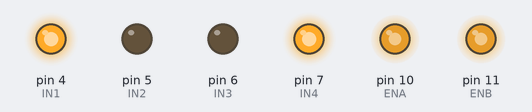
A sketch run on a simulated Arduino Uno, built with avr-gcc and run on an emulated ATmega328P. Parts: output pins drawn as LEDs (lit = HIGH).

Above: at 0.1 s.
Timing chart, 0 to 1.6 s (numbered marks = the images above):
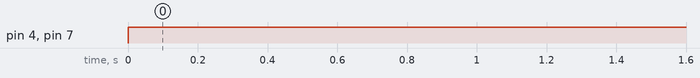

Measured:
- by itself, pin 4 (IN1), pin 7 (IN4): LOW → HIGH at 0.00 s

The sketch:

Penelope.ino
```cpp
#define IN1 4
#define IN2 5
#define IN3 6
#define IN4 7

#define ENA 10
#define ENB 11

#define trigA 12
#define echoA 13
#define trigB 8
#define echoB 9

#define sensorA A3
#define sensorB A2
#define sensorT A1

void setup() {
  // put your setup code here, to run once:
  pinMode(IN1,OUTPUT);
  pinMode(IN2,OUTPUT);
  pinMode(IN3,OUTPUT);
  pinMode(IN4,OUTPUT);

  pinMode(ENA,OUTPUT);
  pinMode(ENB,OUTPUT);

  pinMode(trigA, OUTPUT);
  pinMode(echoA, INPUT);
  pinMode(trigB, OUTPUT);
  pinMode(echoB, INPUT);

  pinMode(sensorA, INPUT);
  pinMode(sensorB, INPUT);
  pinMode(sensorT, INPUT);


  analogWrite(ENA,200);
  analogWrite(ENB,200);
}
void back()
{
  digitalWrite(IN1,LOW);
  digitalWrite(IN2,HIGH);
  digitalWrite(IN3,HIGH);
  digitalWrite(IN4,LOW);
}
void forward()
{
  digitalWrite(IN1,HIGH);
  digitalWrite(IN2,LOW);
  digitalWrite(IN3,LOW);
  digitalWrite(IN4,HIGH);
}
void stop()
{
  digitalWrite(IN1,LOW);
  digitalWrite(IN2,LOW);
  digitalWrite(IN3,LOW);
  digitalWrite(IN4,LOW);
}
void loop()
{
  // put your main code here, to run repeatedly:
  forward();
}
```
